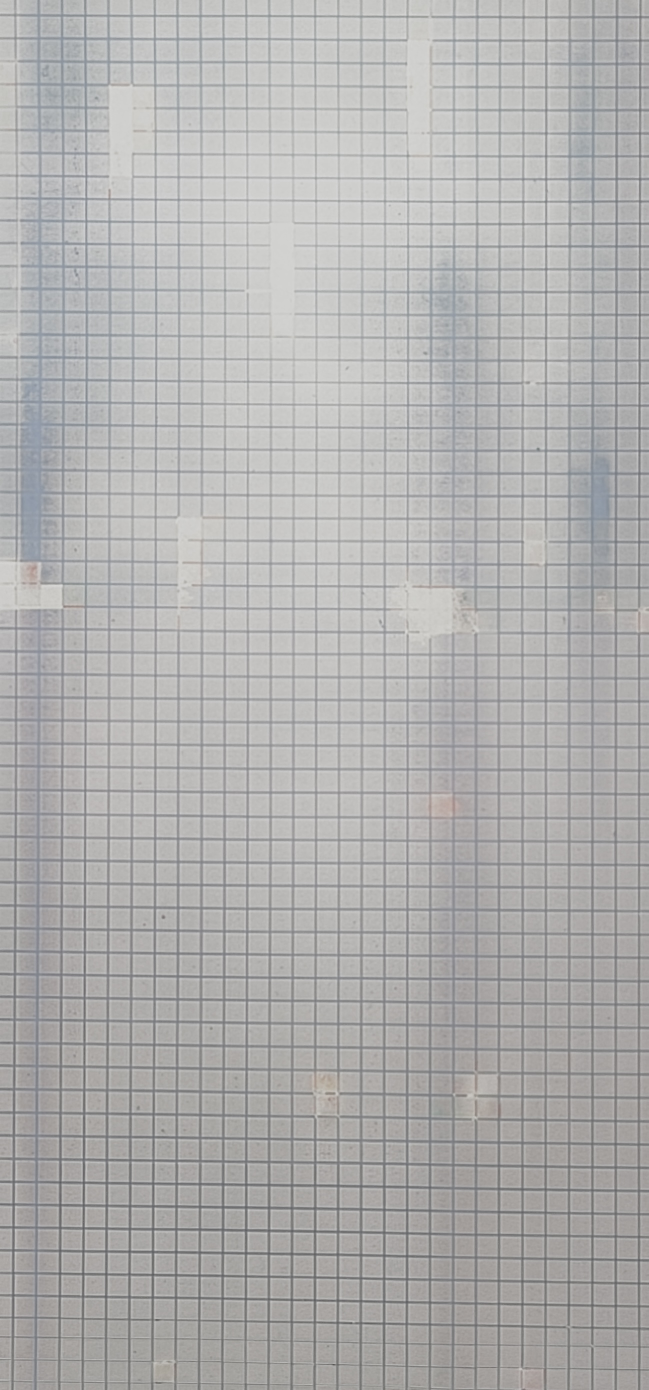
#> input picture img/notiz.jpg, 1297 x 2780 px (shown at 1/2 size)
$ python make-notiz-tile.py
#> lines starting #> are read from the running program, lines starting #| are printed output that depends on the picture
#!/usr/bin/env python3
"""Erzeugt img/notiz-tile.webp — die vertikal NAHTLOS kachelbare Ableitung von img/notiz.jpg,
die textarea.note-paper in index.html als Karopapier-Hintergrund nutzt (background-repeat:repeat-y).

Warum: das Originalfoto ist 1297x2780 und war mit background-size:100% auto / no-repeat nach
ca. Feldbreite x 2,1 aufgebraucht — bei langen Notizen brach das Karo in die Feld-Fuellfarbe ab.
Naiv gekachelt zeigt es eine harte Naht (Zeilenhelligkeit oben ~189, unten ~157).

Verfahren: Streifen ueber 21 Rasterzellen a 46px aus dem helligkeitsstabilen oberen Bereich,
vertikale Helligkeitsdrift flachgezogen, dann Kreuzblende mit einer um 11 Zellen (= ganzzahliges
Vielfaches des Rasters, damit die Linien deckungsgleich bleiben) gerollten Kopie.

Nur bei Bedarf neu laufen lassen (Pillow noetig):  python3 img/make-notiz-tile.py
"""
import os
from PIL import Image

HERE=os.path.dirname(os.path.abspath(__file__))
SRC=os.path.join(HERE,'notiz.jpg')
OUT=os.path.join(HERE,'notiz-tile.webp')
PITCH=46

im = Image.open(SRC).convert('RGB')
#> im is the input picture: PIL image 1297x2780 RGB; mean R, G, B 176.3, 175.7, 175.2
W,H = im.size
#> W = 1297; H = 2780
g = im.convert('L')
gp = g.load()

# --- 1. Rasterlinien-Phase im ruhigen oberen Bereich bestimmen -----------------
def rowdark(y):
    return sum(gp[x,y] for x in range(300, 900, 4)) / 150.0

band = [rowdark(y) for y in range(H)]
#> band = 2780 values, max 206.9 at index 407, min 135.2 at index 2370, mean 181.4
def rmean(v,k):
#> called with k = 41
    out=[]; half=k//2
    for i in range(len(v)):
        a=max(0,i-half); b=min(len(v),i+half+1)
        out.append(sum(v[a:b])/(b-a))
#> this loop made 2780 passes
#> a on passes 1 to 3: 0, 0, 0
#> after the loop, out = 2780 values, max 203.1 at index 333, min 156.1 at index 2779, mean 181.4
    return out
sm41 = rmean(band,41)
#> sm41 has the same summary as out in rmean
det = [band[i]-sm41[i] for i in range(H)]
#> det = 2780 values, max 11.49 at index 1731, min -39.6 at index 32, mean -0.00223

# Phase: welcher Offset 0..45 hat im Bereich 200..1200 die dunkelsten Zeilen?
best=None
for ph in range(PITCH):
    ys=[y for y in range(200,1200) if (y-ph)%PITCH==0]
    s=sum(det[y] for y in ys)/len(ys)
    if best is None or s<best[1]: best=(ph,s)
#> this loop made 46 passes
#> (s, best) on passes 1, 2, 3, 4, 5, 7, 21, 22, 23, 24, 25, 26: (1.77, (0, 1.77)), (1.68, (1, 1.68)), (1.54, (2, 1.54)), (1.53, (3, 1.53)), (1.38, (4, 1.38)), (1.36, (6, 1.36)), (1.03, (20, 1.03)), (-0.795, (21, -0.795)), (-3.02, (22, -3.02)), (-4.61, (23, -4.61)), (-5.99, (24, -5.99)), (-6.23, (25, -6.23))
#> s on passes 6, 8, 9, 10, 11, 12: 1.42, 1.41, 1.42, 1.58, 1.65, 1.85
phase=best[0]
#> phase = 25
print('phase (Rasterlinie bei y%46==):', phase, 'score', round(best[1],2))
#| phase (Rasterlinie bei y%46==): 25 score -6.23

# --- 2. Streifen schneiden: 21 Zellen, auf Rasterlinie ausgerichtet ------------
CELLS=21
y0 = phase
#> y0 = 25
while y0 < 200: y0 += PITCH
#> this loop made 4 passes
#> y0 on passes 1 to 4: 71, 117, 163, 209
#> after the loop, y0 = 209
TH = CELLS*PITCH
assert y0+TH <= 1300, (y0,TH)
strip = im.crop((0,y0,W,y0+TH))
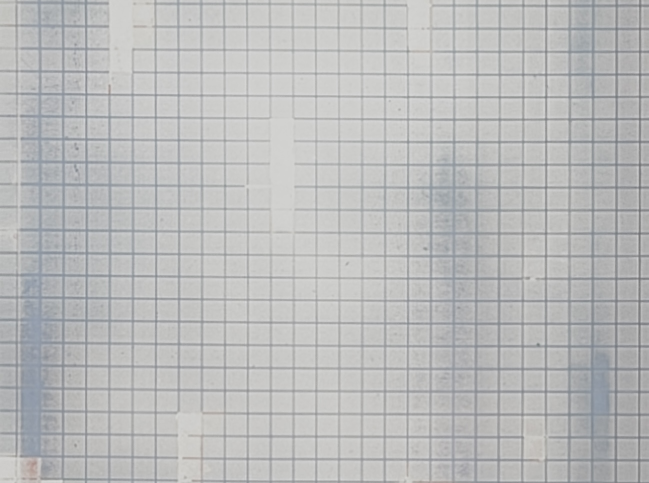
#> strip: PIL image 1297x966 RGB (shown at 1/2 size); mean R, G, B 186.4, 187.1, 187.2
print('strip', strip.size, 'y0',y0)
#| strip (1297, 966) y0 209

# --- 3. vertikalen Helligkeitsverlauf flachziehen ------------------------------
sg = strip.convert('L').load()
prof = [sum(sg[x,y] for x in range(0,W,8))/(W//8) for y in range(TH)]
#> prof = 966 values, max 199.9 at index 153, min 165.2 at index 646, mean 187.7
prof_s = rmean(prof, 201)          # nur die niederfrequente Drift
#> prof_s = 966 values, max 193.9 at index 161, min 182.8 at index 731, mean 187.7
target = sum(prof_s)/len(prof_s)
#> target = 187.7
px = strip.load()
for y in range(TH):
    f = target/prof_s[y]
    for x in range(W):
        r,gc,b = px[x,y]
        px[x,y] = (min(255,int(r*f+.5)), min(255,int(gc*f+.5)), min(255,int(b*f+.5)))
#> this loop made 966 passes
#> f on passes 1 to 3: 0.977, 0.978, 0.978

# --- 4. nahtlos schliessen: Kreuzblende mit um 11 Zellen gerollter Kopie -------
ROLL = 11*PITCH
rolled = Image.new('RGB',(W,TH))
#> rolled: PIL image 1297x966 RGB; every value is 0
rolled.paste(strip.crop((0,TH-ROLL,W,TH)), (0,0))
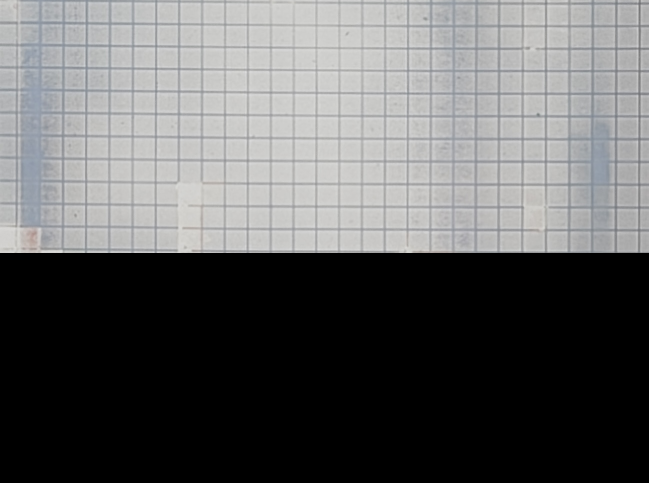
#> rolled: PIL image 1297x966 RGB (shown at 1/2 size); mean R, G, B 97.6, 97.9, 98.1
rolled.paste(strip.crop((0,0,W,TH-ROLL)), (0,ROLL))
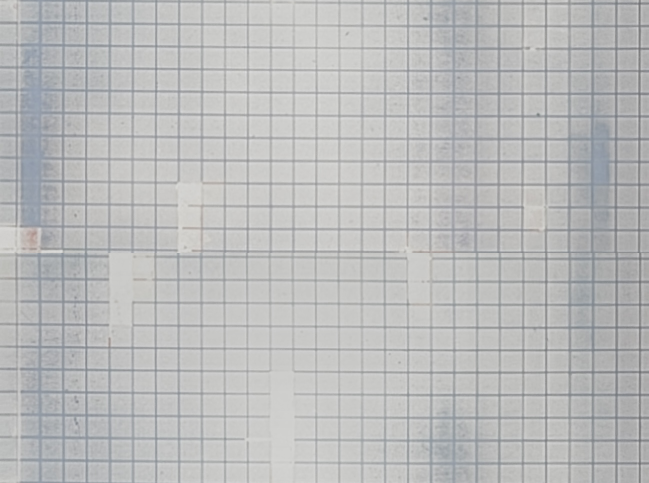
#> rolled: PIL image 1297x966 RGB (shown at 1/2 size); mean R, G, B 186.4, 187.1, 187.2
rp = rolled.load()
for y in range(TH):
    w = y/(TH-1)                    # linear 0..1 -> Naht oben/unten verschwindet
    for x in range(W):
        a=px[x,y]; b=rp[x,y]
        px[x,y]=(int(a[0]+(b[0]-a[0])*w), int(a[1]+(b[1]-a[1])*w), int(a[2]+(b[2]-a[2])*w))

# --- 5. skalieren + speichern --------------------------------------------------
OUTW=900
outh = round(TH*OUTW/W)
#> outh = 670
tile = strip.resize((OUTW,outh), Image.LANCZOS)
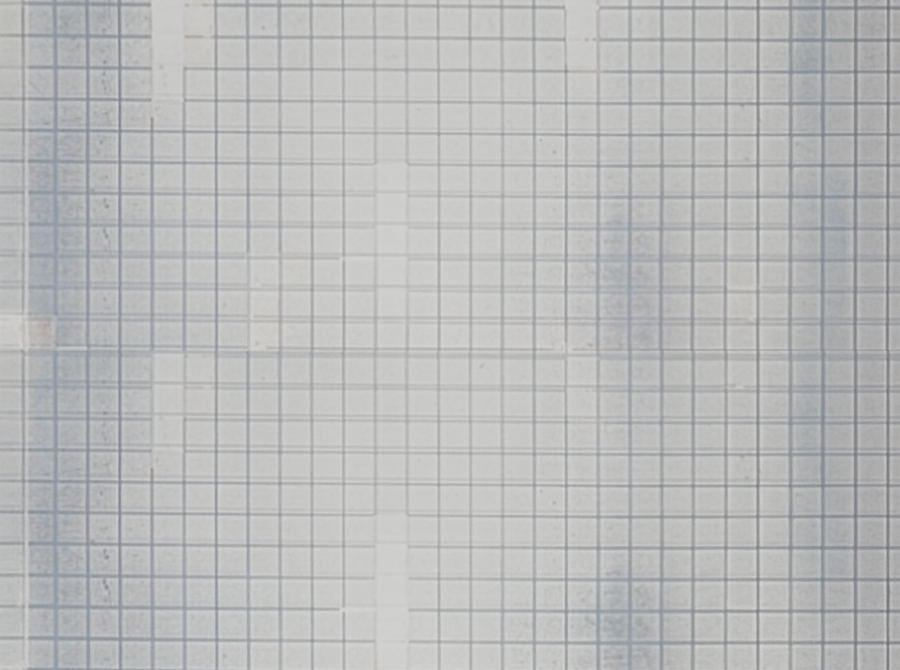
#> tile: PIL image 900x670 RGB; mean R, G, B 186, 186.7, 186.7
tile.save(OUT,'WEBP',quality=82,method=6)
print('tile', tile.size)
#| tile (900, 670)

# --- 6. Gegenprobe: 3x gestapelt ----------------------------------------------
chk = Image.new('RGB',(OUTW,outh*3))
#> chk: PIL image 900x2010 RGB; every value is 0
for i in range(3): chk.paste(tile,(0,i*outh))
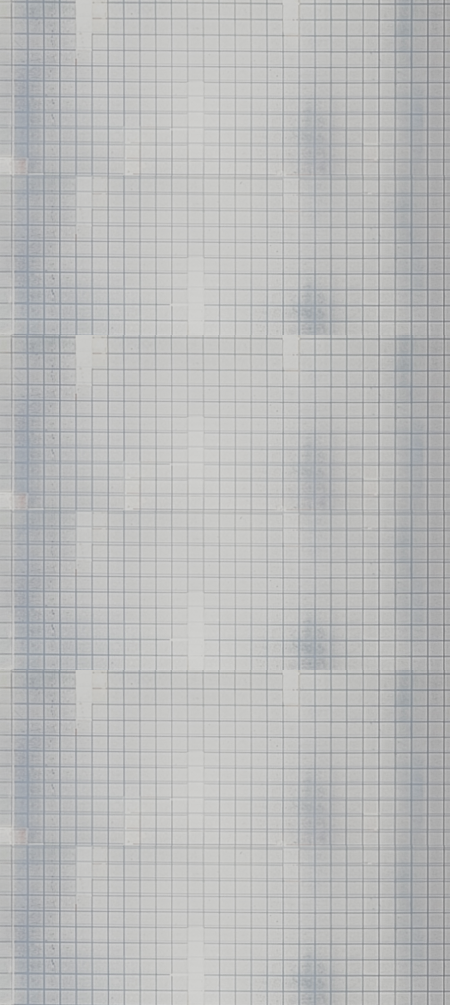
#> chk: PIL image 900x2010 RGB (shown at 1/2 size); mean R, G, B 186, 186.7, 186.7
chk.resize((360, outh*3*360//OUTW), Image.LANCZOS).save('/tmp/notiz-tilecheck.png')  # Sichtpruefung: keine Naht?
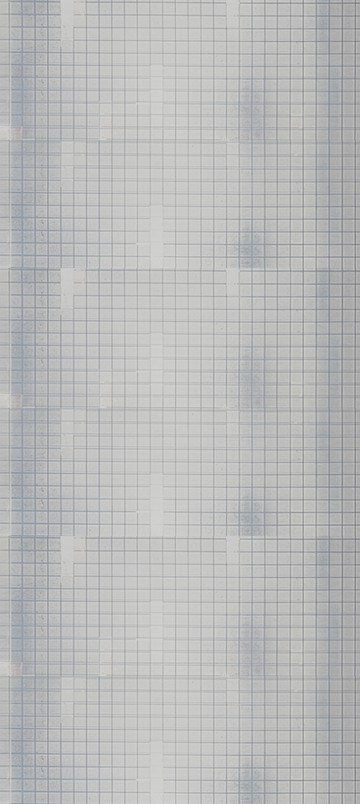
#> saved as notiz-tilecheck.png: PIL image 360x804 RGB; mean R, G, B 186, 186.7, 186.7
print('check', chk.size)
#| check (900, 2010)
